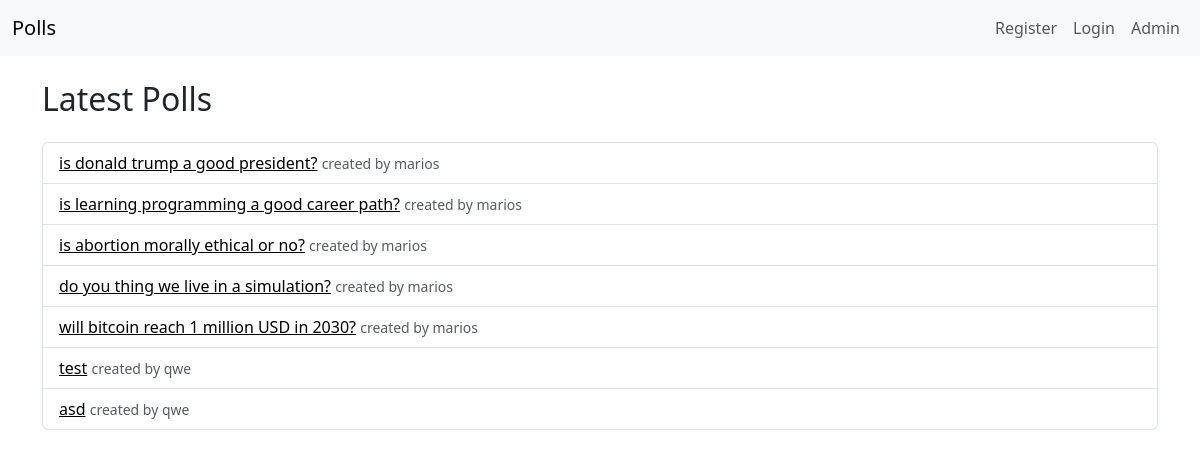
Before: / with the older database file.
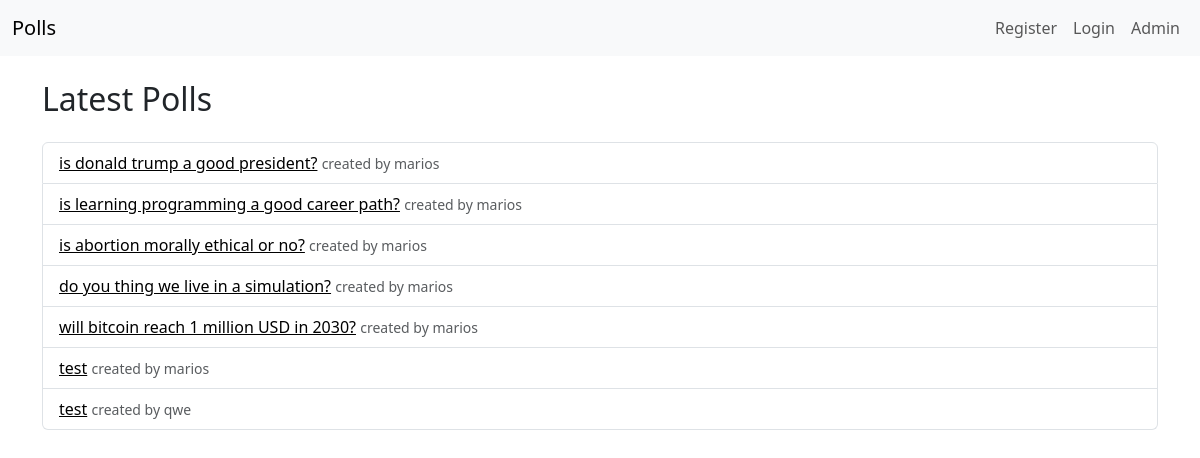
After: the same page with the newer database file.
### polls/models.py (models this page shows, shortened)
class Question(models.Model):
    question_text = models.CharField(max_length=200)
    pub_date = models.DateTimeField("date published")
    author = models.ForeignKey(User, on_delete=models.CASCADE, related_name="questions")

### polls/views.py (the view)
# urls.py: path("", views.IndexView.as_view(), name="index"),
class IndexView(generic.ListView):
    template_name = "polls/index.html"
    context_object_name = "latest_question_list"
    def get_queryset(self):
        return Question.objects.filter(pub_date__lte=timezone.now()).order_by("pk")

### polls/templates/polls/index.html (shortened to what this page needs)
{% load static %}
<!DOCTYPE html>
<html lang="en">
<head>
    <link rel="stylesheet" href="{% static 'polls/style.css' %}">
    <link href="https://cdn.jsdelivr.net/npm/bootstrap@5.3.3/dist/css/bootstrap.min.css" rel="stylesheet">
</head>
<body>
    <nav class="navbar navbar-expand-lg bg-body-tertiary mb-4">
        <div class="container-fluid">
            <a class="navbar-brand" href="{% url 'polls:index' %}">Polls</a>
            <div class="collapse navbar-collapse" id="navbarNav">
                <ul class="navbar-nav ms-auto">
                    {% if request.user.is_authenticated %}
                        <li class="nav-item">
                            <a class="nav-link" href="#">Hi, {{ request.user.username }}</a>
                        </li>
                        <li class="nav-item">
                            <a class="nav-link" href="{% url 'polls:logout' %}">Logout</a>
                        </li>
                    {% else %}
                        <li class="nav-item">
                            <a class="nav-link" href="{% url 'polls:register' %}">Register</a>
                        </li>
                        <li class="nav-item">
                            <a class="nav-link" href="{% url 'polls:login' %}">Login</a>
                        </li>
                    {% endif %}
                    <li class="nav-item">
                        <a class="nav-link" href="{% url 'admin:index' %}">Admin</a>
                    </li>
                </ul>
            </div>
        </div>
    </nav>
    <div class="container">
        <div class="d-flex justify-content-between align-items-center mb-3">
            <h2>Latest Polls</h2>
        </div>
        {% if latest_question_list %}
            <ul class="list-group">
                {% for question in latest_question_list %}
                    <li class="list-group-item d-flex justify-content-between align-items-center">
                        <div>
                           <a href="{% url 'polls:question_by_index' forloop.counter %}">{{ question.question_text }}</a>
                            <small class="text-muted">
                                created by {{ question.author.username }}{% if question.author.username == 'marios' %}{% endif %}
                            </small>
                        </div>
                    </li>
                {% endfor %}
            </ul>
        {% else %}
            <p>No polls are available.</p>
        {% endif %}
    </div>
</body>
</html>

### polls/static/polls/style.css (style rules this page uses)
li a { color: black; }
body { background: white; background-size: cover; }

Changed rows visible on the page:
removed Question: question_text "asd", author.username "qwe"
added Question: question_text "test", author.username "marios"
